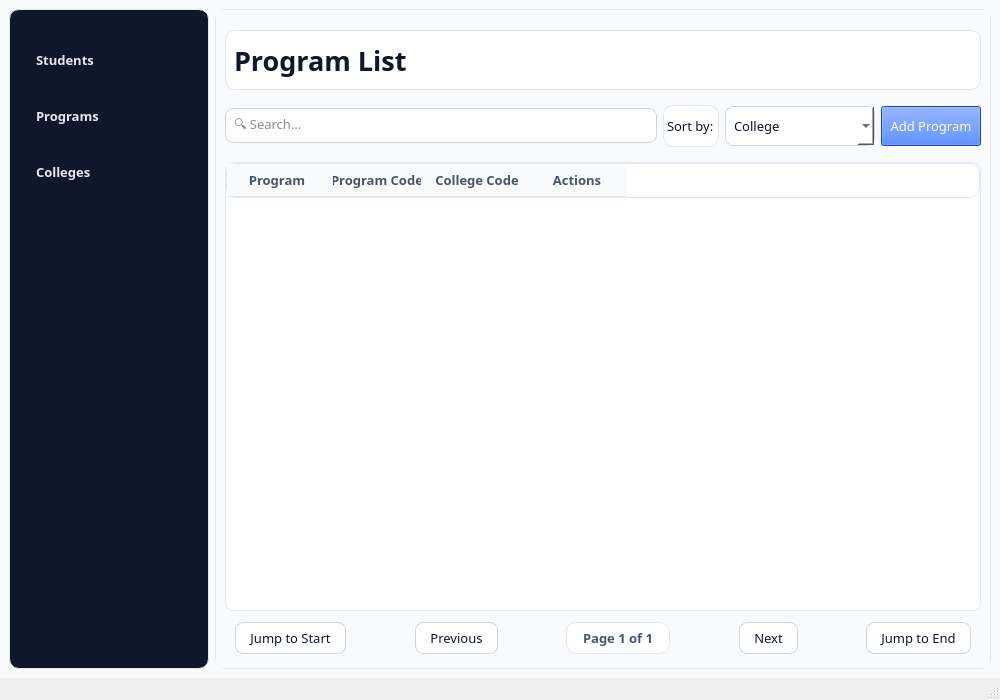
<?xml version="1.0" encoding="UTF-8"?>
<ui version="4.0">
 <class>MainWindow</class>
 <widget class="QMainWindow" name="MainWindow">
  <property name="geometry">
   <rect>
    <x>0</x>
    <y>0</y>
    <width>1000</width>
    <height>700</height>
   </rect>
  </property>
  <property name="minimumSize">
   <size>
    <width>0</width>
    <height>0</height>
   </size>
  </property>
  <property name="windowTitle">
   <string>Student Management System</string>
  </property>
  <widget class="QWidget" name="centralwidget">
   <property name="styleSheet">
    <string notr="true">/* GLOBAL */
QWidget {
    background-color: #F8FAFC;
    color: #0F172A;
	font: Segoe UI, Arial;
    font-size: 10pt;
}

/* HEADINGS */
QLabel#headerColleges {
    font-size: 20pt;
    font-weight: 600;
}

/* HEADINGS */
QLabel#headerStudents {
    font-size: 20pt;
    font-weight: 600;
}

/* HEADINGS */
QLabel#headerPrograms {
    font-size: 20pt;
    font-weight: 600;
}

/* PANELS / CARDS */
QFrame, QGroupBox {
    background-color: #FFFFFF;
    border: 1px solid #E2E8F0;
    border-radius: 10px;
}

QLineEdit {
    background-color: #FFFFFF;
    border: 1px solid #CBD5E1;
    border-radius: 8px;
    padding: 6px;
}

QLineEdit:focus {
    border: 1px solid #2563EB;
}

QComboBox {
    background-color: white;
    border: 1px solid #CBD5E1;
    border-radius: 8px;
    padding: 4px 8px;
}

QComboBox:focus {
    border: 1px solid #2563EB;
}

QLabel#pageInfoLabelColleges {
    color: #475569;
    font-weight: 500;
    padding: 4px 12px;
}</string>
   </property>
   <layout class="QHBoxLayout" name="horizontalLayout_2">
    <item>
     <widget class="QFrame" name="sidebarFrame">
      <property name="minimumSize">
       <size>
        <width>200</width>
        <height>300</height>
       </size>
      </property>
      <property name="styleSheet">
       <string notr="true">QFrame#sidebarFrame {
    background-color: #0F172A;
}

QFrame#sidebarFrame QPushButton {
    background-color: transparent;
    color: #E5E7EB;
    border: none;
    padding: 10px;
    text-align: left;
    border-radius: 6px;
}

QFrame#sidebarFrame QPushButton:hover {
    background-color: #334155;
}

QFrame#sidebarFrame QPushButton:checked {
    background-color: #1E293B;
}</string>
      </property>
      <property name="frameShape">
       <enum>QFrame::Shape::StyledPanel</enum>
      </property>
      <property name="frameShadow">
       <enum>QFrame::Shadow::Raised</enum>
      </property>
      <property name="lineWidth">
       <number>0</number>
      </property>
      <property name="midLineWidth">
       <number>0</number>
      </property>
      <layout class="QVBoxLayout" name="verticalLayout">
       <property name="leftMargin">
        <number>12</number>
       </property>
       <property name="topMargin">
        <number>25</number>
       </property>
       <property name="rightMargin">
        <number>12</number>
       </property>
       <item>
        <widget class="QPushButton" name="studentsButton">
         <property name="minimumSize">
          <size>
           <width>0</width>
           <height>50</height>
          </size>
         </property>
         <property name="styleSheet">
          <string notr="true">QPushButton {
    border-radius: 8px;
    padding: 6px 14px;
    font-weight: 500;
}</string>
         </property>
         <property name="text">
          <string>Students</string>
         </property>
        </widget>
       </item>
       <item>
        <widget class="QPushButton" name="programsButton">
         <property name="minimumSize">
          <size>
           <width>0</width>
           <height>50</height>
          </size>
         </property>
         <property name="styleSheet">
          <string notr="true">QPushButton {
    border-radius: 8px;
    padding: 6px 14px;
    font-weight: 500;
}</string>
         </property>
         <property name="text">
          <string>Programs</string>
         </property>
         <property name="checkable">
          <bool>false</bool>
         </property>
        </widget>
       </item>
       <item>
        <widget class="QPushButton" name="collegesButton">
         <property name="minimumSize">
          <size>
           <width>0</width>
           <height>50</height>
          </size>
         </property>
         <property name="styleSheet">
          <string notr="true">QPushButton {
    border-radius: 8px;
    padding: 6px 14px;
    font-weight: 500;
}</string>
         </property>
         <property name="text">
          <string>Colleges</string>
         </property>
         <property name="checkable">
          <bool>false</bool>
         </property>
        </widget>
       </item>
       <item>
        <spacer name="verticalSpacer">
         <property name="orientation">
          <enum>Qt::Orientation::Vertical</enum>
         </property>
         <property name="sizeHint" stdset="0">
          <size>
           <width>20</width>
           <height>107</height>
          </size>
         </property>
        </spacer>
       </item>
      </layout>
     </widget>
    </item>
    <item>
     <layout class="QHBoxLayout" name="horizontalLayout">
      <item>
       <widget class="QStackedWidget" name="stackedWidget">
        <property name="currentIndex">
         <number>1</number>
        </property>
        <widget class="QWidget" name="studentsPage">
         <layout class="QVBoxLayout" name="verticalLayout_2">
          <property name="topMargin">
           <number>20</number>
          </property>
          <item>
           <widget class="QLabel" name="headerStudents">
            <property name="minimumSize">
             <size>
              <width>0</width>
              <height>60</height>
             </size>
            </property>
            <property name="font">
             <font>
              <family>UI</family>
              <pointsize>20</pointsize>
              <italic>false</italic>
              <fontweight>DemiBold</fontweight>
             </font>
            </property>
            <property name="text">
             <string>Student List</string>
            </property>
            <property name="alignment">
             <set>Qt::AlignmentFlag::AlignLeading|Qt::AlignmentFlag::AlignLeft|Qt::AlignmentFlag::AlignVCenter</set>
            </property>
            <property name="margin">
             <number>6</number>
            </property>
           </widget>
          </item>
          <item>
           <widget class="QWidget" name="widgetStudents" native="true">
            <property name="minimumSize">
             <size>
              <width>0</width>
              <height>60</height>
             </size>
            </property>
            <layout class="QHBoxLayout" name="horizontalLayout_7">
             <property name="leftMargin">
              <number>0</number>
             </property>
             <property name="rightMargin">
              <number>0</number>
             </property>
             <item>
              <widget class="QLineEdit" name="searchLineEdit_2">
               <property name="minimumSize">
                <size>
                 <width>0</width>
                 <height>35</height>
                </size>
               </property>
               <property name="placeholderText">
                <string>🔍 Search...</string>
               </property>
              </widget>
             </item>
             <item>
              <widget class="QLabel" name="sortLabel_2">
               <property name="text">
                <string>Sort by:</string>
               </property>
              </widget>
             </item>
             <item>
              <widget class="QComboBox" name="sortComboBox_2">
               <property name="minimumSize">
                <size>
                 <width>150</width>
                 <height>40</height>
                </size>
               </property>
               <item>
                <property name="text">
                 <string>Program</string>
                </property>
               </item>
               <item>
                <property name="text">
                 <string>Lastname</string>
                </property>
               </item>
               <item>
                <property name="text">
                 <string>Firstname</string>
                </property>
               </item>
               <item>
                <property name="text">
                 <string>ID</string>
                </property>
               </item>
               <item>
                <property name="text">
                 <string>College</string>
                </property>
               </item>
               <item>
                <property name="text">
                 <string>Year</string>
                </property>
               </item>
              </widget>
             </item>
             <item>
              <widget class="QPushButton" name="addStudentButton">
               <property name="minimumSize">
                <size>
                 <width>100</width>
                 <height>40</height>
                </size>
               </property>
               <property name="styleSheet">
                <string notr="true">QPushButton#addStudentButton {
    background-color: #2563EB;
    color: white;
}

QPushButton#addStudentButton:hover {
    background-color: #1D4ED8;
}</string>
               </property>
               <property name="text">
                <string>Add Student</string>
               </property>
              </widget>
             </item>
            </layout>
           </widget>
          </item>
          <item>
           <widget class="QTableWidget" name="dataTableStudents">
            <property name="styleSheet">
             <string notr="true">QTableWidget {
    background-color: white;
    alternate-background-color: #FAFAFA;
    gridline-color: #E2E8F0;
    border: 1px solid #E2E8F0;
    border-radius: 8px;
}

QHeaderView::section {
    background-color: #F8FAFC;
    color: #475569;
    padding: 6px;
    border: none;
    border-bottom: 1px solid #E2E8F0;
    font-weight: 600;
}

QTableWidget::item:selected {
    background-color: #DBEAFE;
    color: #0F172A;
}</string>
            </property>
            <property name="alternatingRowColors">
             <bool>true</bool>
            </property>
            <property name="selectionBehavior">
             <enum>QAbstractItemView::SelectionBehavior::SelectRows</enum>
            </property>
            <property name="sortingEnabled">
             <bool>true</bool>
            </property>
            <column>
             <property name="text">
              <string>ID No.</string>
             </property>
            </column>
            <column>
             <property name="text">
              <string>Lastname</string>
             </property>
            </column>
            <column>
             <property name="text">
              <string>Firstname</string>
             </property>
            </column>
            <column>
             <property name="text">
              <string>Program</string>
             </property>
            </column>
            <column>
             <property name="text">
              <string> College Code</string>
             </property>
            </column>
            <column>
             <property name="text">
              <string>Gender</string>
             </property>
            </column>
            <column>
             <property name="text">
              <string>Actions</string>
             </property>
            </column>
           </widget>
          </item>
          <item>
           <layout class="QHBoxLayout" name="paginationLayoutStudents">
            <property name="spacing">
             <number>15</number>
            </property>
            <property name="leftMargin">
             <number>10</number>
            </property>
            <property name="topMargin">
             <number>5</number>
            </property>
            <property name="rightMargin">
             <number>10</number>
            </property>
            <property name="bottomMargin">
             <number>5</number>
            </property>
            <item>
             <widget class="QPushButton" name="jumpStartStudent">
              <property name="styleSheet">
               <string notr="true">QPushButton {
    background-color: white;
    border: 1px solid #CBD5E1;
    padding: 6px 14px;
    border-radius: 8px;
    color: #0F172A;
}

QPushButton:hover,
QPushButton:hover {
    background-color: #F1F5F9;
}

QPushButton:disabled,
QPushButton:disabled {
    background-color: #F8FAFC;
    color: #94A3B8;
    border: 1px solid #E2E8F0;
}</string>
              </property>
              <property name="text">
               <string>Jump to Start</string>
              </property>
             </widget>
            </item>
            <item>
             <spacer name="horizontalSpacer">
              <property name="orientation">
               <enum>Qt::Orientation::Horizontal</enum>
              </property>
              <property name="sizeHint" stdset="0">
               <size>
                <width>40</width>
                <height>20</height>
               </size>
              </property>
             </spacer>
            </item>
            <item>
             <widget class="QPushButton" name="prevButtonStudents">
              <property name="minimumSize">
               <size>
                <width>100</width>
                <height>0</height>
               </size>
              </property>
              <property name="maximumSize">
               <size>
                <width>120</width>
                <height>16777215</height>
               </size>
              </property>
              <property name="styleSheet">
               <string notr="true">QPushButton {
    background-color: white;
    border: 1px solid #CBD5E1;
    padding: 6px 14px;
    border-radius: 8px;
    color: #0F172A;
}

QPushButton:hover,
QPushButton:hover {
    background-color: #F1F5F9;
}

QPushButton:disabled,
QPushButton:disabled {
    background-color: #F8FAFC;
    color: #94A3B8;
    border: 1px solid #E2E8F0;
}</string>
              </property>
              <property name="text">
               <string>Previous</string>
              </property>
             </widget>
            </item>
            <item>
             <spacer name="horizontalSpacer_2">
              <property name="orientation">
               <enum>Qt::Orientation::Horizontal</enum>
              </property>
              <property name="sizeHint" stdset="0">
               <size>
                <width>40</width>
                <height>20</height>
               </size>
              </property>
             </spacer>
            </item>
            <item>
             <widget class="QLabel" name="pageInfoLabelStudents">
              <property name="minimumSize">
               <size>
                <width>120</width>
                <height>0</height>
               </size>
              </property>
              <property name="styleSheet">
               <string notr="true">QLabel {
    color: #475569;
    font-weight: 500;
    padding: 4px 12px;
}</string>
              </property>
              <property name="text">
               <string>Page 1 of 1</string>
              </property>
              <property name="alignment">
               <set>Qt::AlignmentFlag::AlignCenter</set>
              </property>
             </widget>
            </item>
            <item>
             <spacer name="horizontalSpacer_3">
              <property name="orientation">
               <enum>Qt::Orientation::Horizontal</enum>
              </property>
              <property name="sizeHint" stdset="0">
               <size>
                <width>40</width>
                <height>20</height>
               </size>
              </property>
             </spacer>
            </item>
            <item>
             <widget class="QPushButton" name="nextButtonStudents">
              <property name="minimumSize">
               <size>
                <width>100</width>
                <height>0</height>
               </size>
              </property>
              <property name="maximumSize">
               <size>
                <width>120</width>
                <height>16777215</height>
               </size>
              </property>
              <property name="styleSheet">
               <string notr="true">QPushButton {
    background-color: white;
    border: 1px solid #CBD5E1;
    padding: 6px 14px;
    border-radius: 8px;
    color: #0F172A;
}

QPushButton:hover,
QPushButton:hover {
    background-color: #F1F5F9;
}

QPushButton:disabled,
QPushButton:disabled {
    background-color: #F8FAFC;
    color: #94A3B8;
    border: 1px solid #E2E8F0;
}</string>
              </property>
              <property name="text">
               <string>Next</string>
              </property>
             </widget>
            </item>
            <item>
             <spacer name="horizontalSpacer_4">
              <property name="orientation">
               <enum>Qt::Orientation::Horizontal</enum>
              </property>
              <property name="sizeHint" stdset="0">
               <size>
                <width>40</width>
                <height>20</height>
               </size>
              </property>
             </spacer>
            </item>
            <item>
             <widget class="QPushButton" name="jumpEndStudent">
              <property name="styleSheet">
               <string notr="true">QPushButton {
    background-color: white;
    border: 1px solid #CBD5E1;
    padding: 6px 14px;
    border-radius: 8px;
    color: #0F172A;
}

QPushButton:hover,
QPushButton:hover {
    background-color: #F1F5F9;
}

QPushButton:disabled,
QPushButton:disabled {
    background-color: #F8FAFC;
    color: #94A3B8;
    border: 1px solid #E2E8F0;
}</string>
              </property>
              <property name="text">
               <string>Jump to End</string>
              </property>
             </widget>
            </item>
           </layout>
          </item>
         </layout>
        </widget>
        <widget class="QWidget" name="programsPage">
         <property name="styleSheet">
          <string notr="true">QPushButton#prevButtonPrograms {
    background-color: white;
    border: 1px solid #CBD5E1;
    padding: 6px 14px;
    border-radius: 8px;
    color: #0F172A;
}

QPushButton:hover,
QPushButton:hover {
    background-color: #F1F5F9;
}

QPushButton:disabled,
QPushButton:disabled {
    background-color: #F8FAFC;
    color: #94A3B8;
    border: 1px solid #E2E8F0;
}</string>
         </property>
         <layout class="QVBoxLayout" name="verticalLayout_3">
          <property name="leftMargin">
           <number>9</number>
          </property>
          <property name="topMargin">
           <number>20</number>
          </property>
          <item>
           <widget class="QLabel" name="headerPrograms">
            <property name="minimumSize">
             <size>
              <width>0</width>
              <height>60</height>
             </size>
            </property>
            <property name="font">
             <font>
              <family>UI</family>
              <pointsize>20</pointsize>
              <italic>false</italic>
              <fontweight>DemiBold</fontweight>
             </font>
            </property>
            <property name="text">
             <string>Program List</string>
            </property>
            <property name="alignment">
             <set>Qt::AlignmentFlag::AlignLeading|Qt::AlignmentFlag::AlignLeft|Qt::AlignmentFlag::AlignVCenter</set>
            </property>
            <property name="margin">
             <number>6</number>
            </property>
           </widget>
          </item>
          <item>
           <widget class="QWidget" name="widgetPrograms" native="true">
            <property name="minimumSize">
             <size>
              <width>0</width>
              <height>60</height>
             </size>
            </property>
            <layout class="QHBoxLayout" name="horizontalLayout_8">
             <property name="leftMargin">
              <number>0</number>
             </property>
             <property name="rightMargin">
              <number>0</number>
             </property>
             <item>
              <widget class="QLineEdit" name="searchLineEdit_3">
               <property name="minimumSize">
                <size>
                 <width>0</width>
                 <height>35</height>
                </size>
               </property>
               <property name="placeholderText">
                <string>🔍 Search...</string>
               </property>
              </widget>
             </item>
             <item>
              <widget class="QLabel" name="sortLabel_3">
               <property name="text">
                <string>Sort by:</string>
               </property>
              </widget>
             </item>
             <item>
              <widget class="QComboBox" name="sortComboBox_3">
               <property name="minimumSize">
                <size>
                 <width>150</width>
                 <height>40</height>
                </size>
               </property>
               <item>
                <property name="text">
                 <string>College</string>
                </property>
               </item>
               <item>
                <property name="text">
                 <string>Program</string>
                </property>
               </item>
              </widget>
             </item>
             <item>
              <widget class="QPushButton" name="addProgramButton">
               <property name="minimumSize">
                <size>
                 <width>100</width>
                 <height>40</height>
                </size>
               </property>
               <property name="styleSheet">
                <string notr="true">QPushButton#addProgramButton {
    background-color: #2563EB;
    color: white;
}

QPushButton#addProgramButton:hover {
    background-color: #1D4ED8;
}</string>
               </property>
               <property name="text">
                <string>Add Program</string>
               </property>
              </widget>
             </item>
            </layout>
           </widget>
          </item>
          <item>
           <widget class="QTableWidget" name="dataTablePrograms">
            <property name="styleSheet">
             <string notr="true">QTableWidget {
    background-color: white;
    alternate-background-color: #FAFAFA;
    gridline-color: #E2E8F0;
    border: 1px solid #E2E8F0;
    border-radius: 8px;
}

QHeaderView::section {
    background-color: #F8FAFC;
    color: #475569;
    padding: 6px;
    border: none;
    border-bottom: 1px solid #E2E8F0;
    font-weight: 600;
}

QTableWidget::item:selected {
    background-color: #DBEAFE;
    color: #0F172A;
}</string>
            </property>
            <property name="alternatingRowColors">
             <bool>true</bool>
            </property>
            <property name="selectionBehavior">
             <enum>QAbstractItemView::SelectionBehavior::SelectRows</enum>
            </property>
            <property name="sortingEnabled">
             <bool>true</bool>
            </property>
            <column>
             <property name="text">
              <string>Program</string>
             </property>
            </column>
            <column>
             <property name="text">
              <string>Program Code</string>
             </property>
            </column>
            <column>
             <property name="text">
              <string>College Code</string>
             </property>
            </column>
            <column>
             <property name="text">
              <string>Actions</string>
             </property>
            </column>
           </widget>
          </item>
          <item>
           <layout class="QHBoxLayout" name="paginationLayoutPrograms">
            <property name="spacing">
             <number>15</number>
            </property>
            <property name="leftMargin">
             <number>10</number>
            </property>
            <property name="topMargin">
             <number>5</number>
            </property>
            <property name="rightMargin">
             <number>10</number>
            </property>
            <property name="bottomMargin">
             <number>5</number>
            </property>
            <item>
             <widget class="QPushButton" name="jumpStartProgram">
              <property name="styleSheet">
               <string notr="true">QPushButton {
    background-color: white;
    border: 1px solid #CBD5E1;
    padding: 6px 14px;
    border-radius: 8px;
    color: #0F172A;
}

QPushButton:hover,
QPushButton:hover {
    background-color: #F1F5F9;
}

QPushButton:disabled,
QPushButton:disabled {
    background-color: #F8FAFC;
    color: #94A3B8;
    border: 1px solid #E2E8F0;
}</string>
              </property>
              <property name="text">
               <string>Jump to Start</string>
              </property>
             </widget>
            </item>
            <item>
             <spacer name="horizontalSpacer_5">
              <property name="orientation">
               <enum>Qt::Orientation::Horizontal</enum>
              </property>
              <property name="sizeHint" stdset="0">
               <size>
                <width>40</width>
                <height>20</height>
               </size>
              </property>
             </spacer>
            </item>
            <item>
             <widget class="QPushButton" name="prevButtonPrograms">
              <property name="styleSheet">
               <string notr="true">QPushButton {
    background-color: white;
    border: 1px solid #CBD5E1;
    padding: 6px 14px;
    border-radius: 8px;
    color: #0F172A;
}

QPushButton:hover,
QPushButton:hover {
    background-color: #F1F5F9;
}

QPushButton:disabled,
QPushButton:disabled {
    background-color: #F8FAFC;
    color: #94A3B8;
    border: 1px solid #E2E8F0;
}</string>
              </property>
              <property name="text">
               <string>Previous</string>
              </property>
             </widget>
            </item>
            <item>
             <spacer name="horizontalSpacer_6">
              <property name="orientation">
               <enum>Qt::Orientation::Horizontal</enum>
              </property>
              <property name="sizeHint" stdset="0">
               <size>
                <width>40</width>
                <height>20</height>
               </size>
              </property>
             </spacer>
            </item>
            <item>
             <widget class="QLabel" name="pageInfoLabelPrograms">
              <property name="styleSheet">
               <string notr="true">QLabel {
    color: #475569;
    font-weight: 500;
    padding: 4px 12px;
}</string>
              </property>
              <property name="text">
               <string>Page 1 of 1</string>
              </property>
             </widget>
            </item>
            <item>
             <spacer name="horizontalSpacer_7">
              <property name="orientation">
               <enum>Qt::Orientation::Horizontal</enum>
              </property>
              <property name="sizeHint" stdset="0">
               <size>
                <width>40</width>
                <height>20</height>
               </size>
              </property>
             </spacer>
            </item>
            <item>
             <widget class="QPushButton" name="nextButtonPrograms">
              <property name="styleSheet">
               <string notr="true">QPushButton {
    background-color: white;
    border: 1px solid #CBD5E1;
    padding: 6px 14px;
    border-radius: 8px;
    color: #0F172A;
}

QPushButton:hover,
QPushButton:hover {
    background-color: #F1F5F9;
}

QPushButton:disabled,
QPushButton:disabled {
    background-color: #F8FAFC;
    color: #94A3B8;
    border: 1px solid #E2E8F0;
}</string>
              </property>
              <property name="text">
               <string>Next</string>
              </property>
             </widget>
            </item>
            <item>
             <spacer name="horizontalSpacer_8">
              <property name="orientation">
               <enum>Qt::Orientation::Horizontal</enum>
              </property>
              <property name="sizeHint" stdset="0">
               <size>
                <width>40</width>
                <height>20</height>
               </size>
              </property>
             </spacer>
            </item>
            <item>
             <widget class="QPushButton" name="jumpEndProgram">
              <property name="styleSheet">
               <string notr="true">QPushButton {
    background-color: white;
    border: 1px solid #CBD5E1;
    padding: 6px 14px;
    border-radius: 8px;
    color: #0F172A;
}

QPushButton:hover,
QPushButton:hover {
    background-color: #F1F5F9;
}

QPushButton:disabled,
QPushButton:disabled {
    background-color: #F8FAFC;
    color: #94A3B8;
    border: 1px solid #E2E8F0;
}</string>
              </property>
              <property name="text">
               <string>Jump to End</string>
              </property>
             </widget>
            </item>
           </layout>
          </item>
         </layout>
        </widget>
        <widget class="QWidget" name="collegesPage">
         <property name="styleSheet">
          <string notr="true"/>
         </property>
         <layout class="QVBoxLayout" name="verticalLayout_4">
          <property name="topMargin">
           <number>20</number>
          </property>
          <item>
           <widget class="QLabel" name="headerColleges">
            <property name="minimumSize">
             <size>
              <width>0</width>
              <height>60</height>
             </size>
            </property>
            <property name="font">
             <font>
              <family>UI</family>
              <pointsize>20</pointsize>
              <italic>false</italic>
              <fontweight>DemiBold</fontweight>
             </font>
            </property>
            <property name="styleSheet">
             <string notr="true"/>
            </property>
            <property name="text">
             <string>College List</string>
            </property>
            <property name="alignment">
             <set>Qt::AlignmentFlag::AlignLeading|Qt::AlignmentFlag::AlignLeft|Qt::AlignmentFlag::AlignVCenter</set>
            </property>
            <property name="margin">
             <number>6</number>
            </property>
           </widget>
          </item>
          <item>
           <widget class="QWidget" name="widgetColleges" native="true">
            <property name="minimumSize">
             <size>
              <width>0</width>
              <height>60</height>
             </size>
            </property>
            <layout class="QHBoxLayout" name="horizontalLayout_9">
             <property name="leftMargin">
              <number>0</number>
             </property>
             <property name="rightMargin">
              <number>0</number>
             </property>
             <item>
              <widget class="QLineEdit" name="searchLineEdit_4">
               <property name="minimumSize">
                <size>
                 <width>0</width>
                 <height>35</height>
                </size>
               </property>
               <property name="placeholderText">
                <string>🔍 Search...</string>
               </property>
              </widget>
             </item>
             <item>
              <widget class="QPushButton" name="addCollegeButton">
               <property name="minimumSize">
                <size>
                 <width>100</width>
                 <height>40</height>
                </size>
               </property>
               <property name="styleSheet">
                <string notr="true">QPushButton#addCollegeButton {
    background-color: #2563EB;
    color: white;
}

QPushButton#addCollogeButton:hover {
    background-color: #1D4ED8;
}</string>
               </property>
               <property name="text">
                <string>Add College</string>
               </property>
              </widget>
             </item>
            </layout>
           </widget>
          </item>
          <item>
           <widget class="QTableWidget" name="dataTableColleges">
            <property name="styleSheet">
             <string notr="true">QTableWidget {
    background-color: white;
    alternate-background-color: #FAFAFA;
    gridline-color: #E2E8F0;
    border: 1px solid #E2E8F0;
    border-radius: 8px;
}

QHeaderView::section {
    background-color: #F8FAFC;
    color: #475569;
    padding: 6px;
    border: none;
    border-bottom: 1px solid #E2E8F0;
    font-weight: 600;
}

QTableWidget::item:selected {
    background-color: #DBEAFE;
    color: #0F172A;
}
</string>
            </property>
            <property name="alternatingRowColors">
             <bool>true</bool>
            </property>
            <property name="selectionBehavior">
             <enum>QAbstractItemView::SelectionBehavior::SelectRows</enum>
            </property>
            <property name="sortingEnabled">
             <bool>true</bool>
            </property>
            <column>
             <property name="text">
              <string>College</string>
             </property>
            </column>
            <column>
             <property name="text">
              <string>College Code</string>
             </property>
            </column>
            <column>
             <property name="text">
              <string>Actions</string>
             </property>
            </column>
           </widget>
          </item>
          <item>
           <layout class="QHBoxLayout" name="paginationLayoutColleges">
            <property name="spacing">
             <number>15</number>
            </property>
            <property name="leftMargin">
             <number>10</number>
            </property>
            <property name="topMargin">
             <number>5</number>
            </property>
            <property name="rightMargin">
             <number>10</number>
            </property>
            <property name="bottomMargin">
             <number>5</number>
            </property>
            <item>
             <widget class="QPushButton" name="jumpStartCollege">
              <property name="styleSheet">
               <string notr="true">QPushButton {
    background-color: white;
    border: 1px solid #CBD5E1;
    padding: 6px 14px;
    border-radius: 8px;
    color: #0F172A;
}

QPushButton:hover,
QPushButton:hover {
    background-color: #F1F5F9;
}

QPushButton:disabled,
QPushButton:disabled {
    background-color: #F8FAFC;
    color: #94A3B8;
    border: 1px solid #E2E8F0;
}</string>
              </property>
              <property name="text">
               <string>Jump to Start</string>
              </property>
             </widget>
            </item>
            <item>
             <spacer name="horizontalSpacer_9">
              <property name="orientation">
               <enum>Qt::Orientation::Horizontal</enum>
              </property>
              <property name="sizeHint" stdset="0">
               <size>
                <width>40</width>
                <height>20</height>
               </size>
              </property>
             </spacer>
            </item>
            <item>
             <widget class="QPushButton" name="prevButtonColleges">
              <property name="styleSheet">
               <string notr="true">QPushButton {
    background-color: white;
    border: 1px solid #CBD5E1;
    padding: 6px 14px;
    border-radius: 8px;
    color: #0F172A;
}

QPushButton:hover,
QPushButton:hover {
    background-color: #F1F5F9;
}

QPushButton:disabled,
QPushButton:disabled {
    background-color: #F8FAFC;
    color: #94A3B8;
    border: 1px solid #E2E8F0;
}</string>
              </property>
              <property name="text">
               <string>Previous</string>
              </property>
             </widget>
            </item>
            <item>
             <spacer name="horizontalSpacer_10">
              <property name="orientation">
               <enum>Qt::Orientation::Horizontal</enum>
              </property>
              <property name="sizeHint" stdset="0">
               <size>
                <width>40</width>
                <height>20</height>
               </size>
              </property>
             </spacer>
            </item>
            <item>
             <widget class="QLabel" name="pageInfoLabelColleges">
              <property name="text">
               <string>Page 1 of 1</string>
              </property>
             </widget>
            </item>
            <item>
             <spacer name="horizontalSpacer_11">
              <property name="orientation">
               <enum>Qt::Orientation::Horizontal</enum>
              </property>
              <property name="sizeHint" stdset="0">
               <size>
                <width>40</width>
                <height>20</height>
               </size>
              </property>
             </spacer>
            </item>
            <item>
             <widget class="QPushButton" name="nextButtonColleges">
              <property name="styleSheet">
               <string notr="true">QPushButton {
    background-color: white;
    border: 1px solid #CBD5E1;
    padding: 6px 14px;
    border-radius: 8px;
    color: #0F172A;
}

QPushButton:hover,
QPushButton:hover {
    background-color: #F1F5F9;
}

QPushButton:disabled,
QPushButton:disabled {
    background-color: #F8FAFC;
    color: #94A3B8;
    border: 1px solid #E2E8F0;
}</string>
              </property>
              <property name="text">
               <string>Next</string>
              </property>
             </widget>
            </item>
            <item>
             <spacer name="horizontalSpacer_12">
              <property name="orientation">
               <enum>Qt::Orientation::Horizontal</enum>
              </property>
              <property name="sizeHint" stdset="0">
               <size>
                <width>40</width>
                <height>20</height>
               </size>
              </property>
             </spacer>
            </item>
            <item>
             <widget class="QPushButton" name="jumpEndCollege">
              <property name="styleSheet">
               <string notr="true">QPushButton {
    background-color: white;
    border: 1px solid #CBD5E1;
    padding: 6px 14px;
    border-radius: 8px;
    color: #0F172A;
}

QPushButton:hover,
QPushButton:hover {
    background-color: #F1F5F9;
}

QPushButton:disabled,
QPushButton:disabled {
    background-color: #F8FAFC;
    color: #94A3B8;
    border: 1px solid #E2E8F0;
}</string>
              </property>
              <property name="text">
               <string>Jump to End</string>
              </property>
             </widget>
            </item>
           </layout>
          </item>
         </layout>
        </widget>
       </widget>
      </item>
     </layout>
    </item>
   </layout>
  </widget>
  <widget class="QStatusBar" name="statusbar"/>
  <widget class="QMenuBar" name="menubar">
   <property name="geometry">
    <rect>
     <x>0</x>
     <y>0</y>
     <width>1000</width>
     <height>33</height>
    </rect>
   </property>
  </widget>
 </widget>
 <resources/>
 <connections/>
</ui>
